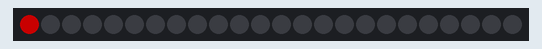
This sketch was run on a simulated Arduino Uno, built with avr-gcc and run on an emulated ATmega328P. Shown: 24 RGB LEDs in strip order, left to right. Dim RGB values are drawn brighter than linear.

Above: at 0.13 s.
At 1.82 s:
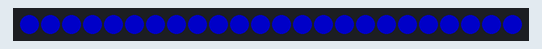
At 2.94 s:
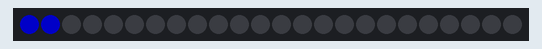
At 4.44 s:
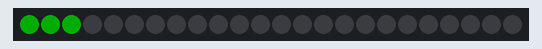
At 4.91 s:
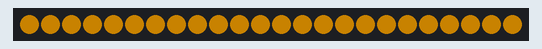
At 6.03 s:
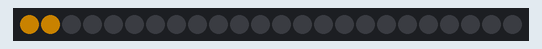

Measured:
- by itself, everything shown: repeats every 6.2 s, in 100 steps

The sketch:

Anel_LED.ino
```cpp
#include <Adafruit_NeoPixel.h>

#define PIN 7
#define NUMPIXELS 24

Adafruit_NeoPixel pixels = Adafruit_NeoPixel(NUMPIXELS, PIN, NEO_GRB + NEO_KHZ800);

void setup() {
  pixels.begin();
  pixels.setBrightness(100);
}

void loop() {
  ledOn(255, 0, 0);
  ledOff();

  ledOn(0, 0, 255);
  ledOff();

  ledOn(0, 128, 0);
  ledOff();

  ledOn(255, 165, 0);
  ledOff();
}

void ledOn(int num1, int num2, int num3) {
  for(int i=0;i<NUMPIXELS;i++){
    pixels.setPixelColor(i, num1, num2, num3);
    pixels.show();

    delay(10);
  }
}

void ledOff() {
  for(int n=NUMPIXELS;n>=0;n--){
    pixels.setPixelColor(n, 0, 0, 0);
    pixels.show();

    delay(50);
  }
}
```
